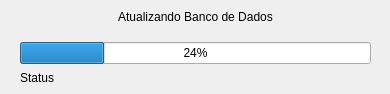
<?xml version="1.0" encoding="UTF-8"?>
<ui version="4.0">
 <class>MigrationProgress</class>
 <widget class="QDialog" name="MigrationProgress">
  <property name="windowModality">
   <enum>Qt::WindowModal</enum>
  </property>
  <property name="geometry">
   <rect>
    <x>0</x>
    <y>0</y>
    <width>390</width>
    <height>94</height>
   </rect>
  </property>
  <property name="windowTitle">
   <string>Dialog</string>
  </property>
  <property name="modal">
   <bool>true</bool>
  </property>
  <widget class="QLabel" name="lbStatus">
   <property name="geometry">
    <rect>
     <x>20</x>
     <y>70</y>
     <width>351</width>
     <height>16</height>
    </rect>
   </property>
   <property name="text">
    <string>Status</string>
   </property>
  </widget>
  <widget class="QWidget" name="">
   <property name="geometry">
    <rect>
     <x>20</x>
     <y>10</y>
     <width>351</width>
     <height>54</height>
    </rect>
   </property>
   <layout class="QVBoxLayout" name="verticalLayout">
    <item>
     <widget class="QLabel" name="label">
      <property name="text">
       <string>Atualizando Banco de Dados</string>
      </property>
      <property name="textFormat">
       <enum>Qt::RichText</enum>
      </property>
      <property name="scaledContents">
       <bool>true</bool>
      </property>
      <property name="alignment">
       <set>Qt::AlignCenter</set>
      </property>
     </widget>
    </item>
    <item>
     <spacer name="verticalSpacer">
      <property name="orientation">
       <enum>Qt::Vertical</enum>
      </property>
      <property name="sizeHint" stdset="0">
       <size>
        <width>20</width>
        <height>40</height>
       </size>
      </property>
     </spacer>
    </item>
    <item>
     <widget class="QProgressBar" name="progressBar">
      <property name="value">
       <number>24</number>
      </property>
     </widget>
    </item>
   </layout>
  </widget>
 </widget>
 <resources/>
 <connections/>
</ui>
